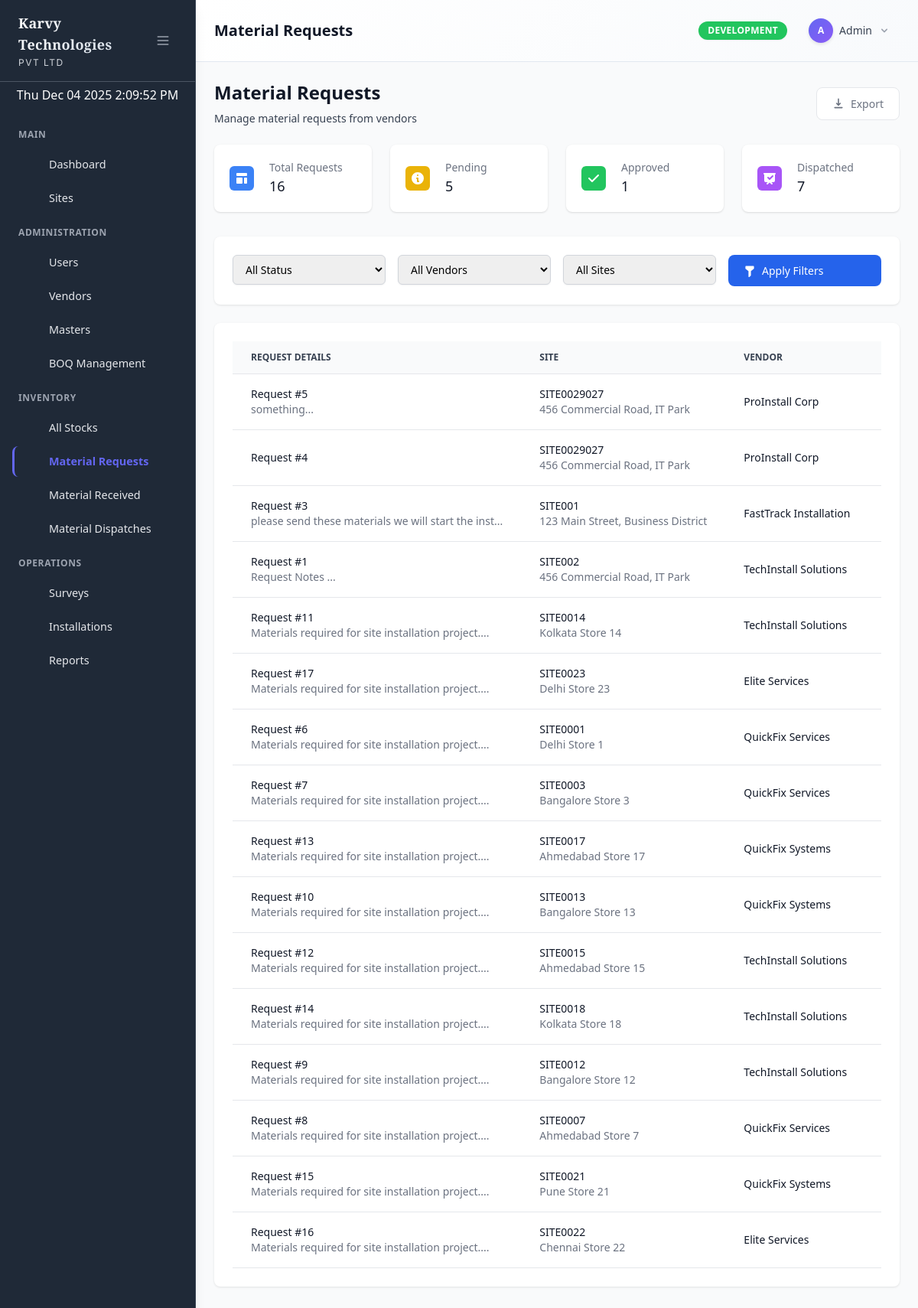
/admin/requests/index.php (signed in), run on the app's committed database.
### tables this page shows
CREATE TABLE `menu_items` (
  `id` int(11) NOT NULL,
  `parent_id` int(11) DEFAULT NULL,
  `title` varchar(100) NOT NULL,
  `icon` varchar(100) DEFAULT NULL,
  `url` varchar(255) DEFAULT NULL,
  `sort_order` int(11) DEFAULT 0,
  `status` enum('active','inactive') DEFAULT 'active',
  `created_at` timestamp NOT NULL DEFAULT current_timestamp(),
  `updated_at` timestamp NOT NULL DEFAULT current_timestamp() ON UPDATE current_timestamp()
);

CREATE TABLE `sites` (
  `id` int(11) NOT NULL,
  `site_id` varchar(255) NOT NULL,
  `store_id` varchar(255) DEFAULT NULL,
  `location` text DEFAULT NULL,
  `city` varchar(60) DEFAULT NULL,
  `city_id` int(11) DEFAULT NULL,
  `state` varchar(60) DEFAULT NULL,
  `state_id` int(11) DEFAULT NULL,
  `country` varchar(60) DEFAULT NULL,
  `country_id` int(11) DEFAULT NULL,
  `branch` varchar(60) DEFAULT NULL,
  `remarks` text DEFAULT NULL,
  `po_number` varchar(255) DEFAULT NULL,
  `po_date` date DEFAULT NULL,
  `customer` varchar(255) DEFAULT NULL,
  `customer_id` int(11) DEFAULT NULL,
  `bank` varchar(255) DEFAULT NULL,
  `bank_id` int(11) DEFAULT NULL,
  `vendor` varchar(255) DEFAULT NULL,
  `activity_status` varchar(100) DEFAULT NULL,
  `is_delegate` tinyint(1) DEFAULT 0,
  `delegated_vendor` varchar(255) DEFAULT NULL,
  `survey_status` tinyint(1) DEFAULT 0,
  `installation_status` tinyint(1) DEFAULT 0,
  `is_material_request_generated` tinyint(1) DEFAULT 0,
  `survey_submission_date` datetime DEFAULT NULL,
  `installation_date` datetime DEFAULT NULL,
  `created_at` datetime DEFAULT current_timestamp(),
  `created_by` varchar(255) DEFAULT NULL,
  `updated_at` datetime DEFAULT current_timestamp() ON UPDATE current_timestamp(),
  `updated_by` varchar(255) DEFAULT NULL
);

CREATE TABLE `material_requests` (
  `id` int(11) NOT NULL,
  `site_id` int(11) NOT NULL,
  `vendor_id` int(11) NOT NULL,
  `survey_id` int(11) DEFAULT NULL,
  `request_date` date NOT NULL,
  `required_date` date DEFAULT NULL,
  `request_notes` text DEFAULT NULL,
  `items` longtext NOT NULL CHECK (json_valid(`items`)),
  `status` enum('draft','pending','approved','dispatched','partially_dispatched','completed','rejected','cancelled') DEFAULT 'pending',
  `processed_by` int(11) DEFAULT NULL,
  `processed_date` datetime DEFAULT NULL,
  `dispatch_details` longtext DEFAULT NULL CHECK (json_valid(`dispatch_details`)),
  `created_date` datetime DEFAULT current_timestamp(),
  `created_at` timestamp NOT NULL DEFAULT current_timestamp(),
  `updated_at` timestamp NOT NULL DEFAULT current_timestamp() ON UPDATE current_timestamp()
);

CREATE TABLE `vendors` (
  `id` int(11) NOT NULL,
  `vendor_code` varchar(50) DEFAULT NULL,
  `mobility_id` varchar(100) DEFAULT NULL,
  `mobility_password` varchar(255) DEFAULT NULL,
  `name` varchar(255) NOT NULL,
  `company_name` varchar(255) DEFAULT NULL,
  `email` varchar(255) DEFAULT NULL,
  `phone` varchar(50) DEFAULT NULL,
  `address` text DEFAULT NULL,
  `bank_name` varchar(255) DEFAULT NULL,
  `account_number` varchar(50) DEFAULT NULL,
  `ifsc_code` varchar(20) DEFAULT NULL,
  `gst_number` varchar(50) DEFAULT NULL,
  `pan_card_number` varchar(20) DEFAULT NULL,
  `aadhaar_number` varchar(20) DEFAULT NULL,
  `msme_number` varchar(50) DEFAULT NULL,
  `esic_number` varchar(50) DEFAULT NULL,
  `pf_number` varchar(50) DEFAULT NULL,
  `pvc_status` enum('Yes','No') DEFAULT 'No',
  `experience_letter_path` varchar(500) DEFAULT NULL,
  `photograph_path` varchar(500) DEFAULT NULL,
  `contact_person` varchar(255) DEFAULT NULL,
  `status` enum('active','inactive') DEFAULT 'active',
  `created_at` timestamp NOT NULL DEFAULT current_timestamp(),
  `updated_at` timestamp NOT NULL DEFAULT current_timestamp() ON UPDATE current_timestamp()
);

### admin/requests/index.php (the view, shortened to what the rows shown need)
<?php
require_once __DIR__ . '/../../models/MaterialRequest.php';
require_once __DIR__ . '/../../models/Site.php';
$materialRequestModel = new MaterialRequest();
$siteModel = new Site();
$page = isset($_GET['page']) ? (int)$_GET['page'] : 1;
$limit = 20;
$filters = [
    'status' => $_GET['status'] ?? '',
    'vendor_id' => $_GET['vendor_id'] ?? '',
    'site_id' => $_GET['site_id'] ?? ''
];
$requestsData = $materialRequestModel->getAllWithPagination($page, $limit, $filters);
$requests = $requestsData['requests'];
$sites = $siteModel->getAllSites();
$title = 'Material Requests';
?>
<div class="flex justify-between items-center mb-6">
    <div>
        <h1 class="text-2xl font-semibold text-gray-900">Material Requests</h1>
    </div>
</div>
<div class="card">
    <div class="card-body">
        <div class="overflow-x-auto">
            <table class="data-table">
                <thead>
                    <tr>
                        <th>Request Details</th>
                        <th>Site</th>
                        <th>Vendor</th>
                        <th>Dates</th>
                    </tr>
                </thead>
                <tbody>
                    <?php if (empty($requests)): ?>
                    <tr>
                        <td colspan="7" class="text-center py-8 text-gray-500">
                            <svg class="mx-auto h-12 w-12 text-gray-400" fill="none" viewBox="0 0 24 24" stroke="currentColor">
                                <path stroke-linecap="round" stroke-linejoin="round" stroke-width="2" d="M20 13V6a2 2 0 00-2-2H6a2 2 0 00-2 2v7m16 0v5a2 2 0 01-2 2H6a2 2 0 01-2-2v-5m16 0h-2.586a1 1 0 00-.707.293l-2.414 2.414a1 1 0 01-.707.293h-2.172a1 1 0 01-.707-.293l-2.414-2.414A1 1 0 009.586 13H7"></path>
                            </svg>
                            <p class="mt-2">No material requests found</p>
                        </td>
                    </tr>
                    <?php else: ?>
                        <?php foreach ($requests as $request): ?>
                        <tr>
                            <td>
                                <div>
                                    <div class="text-sm font-medium text-gray-900">Request #<?php echo $request['id']; ?></div>
                                    <?php if ($request['request_notes']): ?>
                                        <div class="text-sm text-gray-500"><?php echo htmlspecialchars(substr($request['request_notes'], 0, 50)); ?>...</div>
                                    <?php endif; ?>
                                </div>
                            </td>
                            <td>
                                <div>
                                    <div class="text-sm font-medium text-gray-900"><?php echo htmlspecialchars($request['site_code']); ?></div>
                                    <div class="text-sm text-gray-500"><?php echo htmlspecialchars($request['location']); ?></div>
                                </div>
                            </td>
                            <td>
                                <div class="text-sm text-gray-900"><?php echo htmlspecialchars($request['vendor_name']); ?></div>
                            </td>
                            <td>
                            </td>
                        </tr>
                        <?php endforeach; ?>
                    <?php endif; ?>
                </tbody>
            </table>
        </div>
    </div>
</div>
<?php
$content = ob_get_clean();
include __DIR__ . '/../../includes/admin_layout.php';
?>

### includes/admin_layout.php (shortened to what the rows shown need)
<?php
$currentUser = Auth::getCurrentUser();
?>
<!DOCTYPE html>
<html lang="en">
<head>
    <script src="https://cdn.tailwindcss.com"></script>
    <link rel="stylesheet" href="<?php echo url('/assets/css/custom.css'); ?>">
    <link rel="stylesheet" href="<?php echo url('/assets/css/admin.css'); ?>">
</head>
<body class="bg-gray-50">
    <div class="flex h-screen bg-gray-50">
    <div class="admin-sidebar w-64 shadow-lg">
        <div class="flex flex-col h-full">
            <div class="flex items-center justify-between px-6 py-4 border-b border-gray-600">
                <a href="<?php echo url('/admin/dashboard.php'); ?>" class="flex items-center hover:opacity-80 transition-opacity">
                    <div class="sidebar-text">
                        <h1 class="text-lg font-bold text-white karvy-brand">Karvy Technologies</h1>
                    </div>
                </a>
            </div>
            <nav class="flex-1 px-2 py-2 space-y-1 overflow-y-auto">
                <?php
                try {
                    require_once __DIR__ . '/dynamic_sidebar.php';
                    renderDynamicSidebar($currentUser);
                } catch (Exception $e) {
                    echo '<div class="p-4 text-red-500 text-sm">';
                    echo 'Menu system error: ' . htmlspecialchars($e->getMessage());
                    echo '<br><small>Please contact administrator to setup menu permissions.</small>';
                    echo '</div>';
                }
                ?>
            </nav>
        </div>
    </div>
        <div class="main-content flex-1 flex flex-col overflow-hidden bg-gray-50">
            <header class="admin-header">
                <div class="flex items-center justify-between px-6 py-4">
                    <div class="flex items-center">
                        <div class="header-page-title">
                            <h1 class="text-xl font-semibold text-gray-900"><?php echo $title ?? 'Admin Panel'; ?></h1>
                        </div>
                    </div>
                    <div class="flex items-center space-x-4">
                        <div class="relative" id="user-menu">
                            <button id="user-menu-button" onclick="toggleUserDropdown()" class="flex items-center text-sm rounded-full focus:outline-none focus:ring-2 focus:ring-offset-2 focus:ring-blue-500 hover:bg-gray-50 px-3 py-2 rounded-lg transition-colors">
                                <div class="admin-badge w-8 h-8 rounded-full flex items-center justify-center text-white font-bold text-xs">
                                    <?php echo strtoupper(substr($currentUser['username'], 0, 1)); ?>
                                </div>
                                <span class="ml-2 text-gray-700 font-medium"><?php echo htmlspecialchars(ucwords($currentUser['username'])); ?></span>
                                <svg class="ml-2 w-4 h-4 text-gray-400" fill="currentColor" viewBox="0 0 20 20">
                                    <path fill-rule="evenodd" d="M5.293 7.293a1 1 0 011.414 0L10 10.586l3.293-3.293a1 1 0 111.414 1.414l-4 4a1 1 0 01-1.414 0l-4-4a1 1 0 010-1.414z" clip-rule="evenodd"></path>
                                </svg>
                            </button>
                        </div>
                    </div>
                </div>
            </header>
            <main class="flex-1 overflow-y-auto p-6 bg-gray-50">
                <div class="max-w-7xl mx-auto">
                    <?php if (isset($content)) echo $content; ?>
                </div>
            </main>
        </div>
    </div>
</body>
</html>

### includes/dynamic_sidebar.php (shortened to what the rows shown need)
<?php
require_once __DIR__ . '/../models/Menu.php';
function renderDynamicSidebar($currentUser) {
    $menuModel = new Menu();
    $menuItems = $menuModel->getMenuForUser($currentUser['id'], $currentUser['role']);
    $currentUrl = $_SERVER['REQUEST_URI'];
    $sections = [];
    $currentSection = 'Main';
    foreach ($menuItems as $item) {
        if (!$item['url'] && !empty($item['children'])) {
            $currentSection = $item['title'];
            $sections[$currentSection] = $item['children'];
        } else {
            if (!isset($sections[$currentSection])) {
                $sections[$currentSection] = [];
            }
            $sections[$currentSection][] = $item;
        }
    }
    foreach ($sections as $sectionName => $sectionItems) {
        if (!empty($sectionItems)) {
            echo '<div class="menu-section-header"><span class="sidebar-text">' . htmlspecialchars($sectionName) . '</span></div>';
            foreach ($sectionItems as $item) {
                renderMenuItem($item, $currentUrl, 0);
            }
        }
    }
}
function renderMenuItem($item, $currentUrl, $level = 0) {
    $hasChildren = !empty($item['children']);
    $isActive = $item['url'] && strpos($currentUrl, $item['url']) !== false;
    $hasActiveChild = $hasChildren && hasActiveChild($item['children'], $currentUrl);
    $activeClass = ($isActive || $hasActiveChild) ? 'active' : '';
    if ($hasChildren) {
        echo '<div class="relative">';
        echo '<button onclick="toggleSubmenu(\'submenu-' . $item['id'] . '\')" class="sidebar-item w-full flex items-center justify-between ' . $activeClass . '" data-tooltip="' . htmlspecialchars($item['title']) . '">';
        echo '<div class="flex items-center">';
        echo renderMenuIcon($item['icon'], false);
        echo '<span class="sidebar-text">' . htmlspecialchars($item['title']) . '</span>';
        echo '</div>';
        echo '<svg id="arrow-' . $item['id'] . '" class="w-4 h-4 transition-transform duration-200" fill="currentColor" viewBox="0 0 20 20">';
        echo '<path fill-rule="evenodd" d="M5.293 7.293a1 1 0 011.414 0L10 10.586l3.293-3.293a1 1 0 111.414 1.414l-4 4a1 1 0 01-1.414 0l-4-4a1 1 0 010-1.414z" clip-rule="evenodd"></path>';
        echo '</svg>';
        echo '</button>';
        $submenuClass = ($isActive || $hasActiveChild) ? '' : 'hidden';
        echo '<div id="submenu-' . $item['id'] . '" class="' . $submenuClass . ' mt-2 space-y-1">';
        foreach ($item['children'] as $child) {
            renderMenuItem($child, $currentUrl, $level + 1);
        }
        echo '</div>';
        echo '</div>';
    } else {
        $itemClass = $level > 0 ? 'sidebar-subitem' : 'sidebar-item';
        if ($item['url']) {
            echo '<a href="' . url($item['url']) . '" class="' . $itemClass . ' ' . $activeClass . '" data-tooltip="' . htmlspecialchars($item['title']) . '">';
        } else {
            echo '<div class="' . $itemClass . ' ' . $activeClass . '" data-tooltip="' . htmlspecialchars($item['title']) . '">';
        }
        echo renderMenuIcon($item['icon'], $level > 0);
        echo '<span class="sidebar-text">' . htmlspecialchars($item['title']) . '</span>';
        if ($item['url']) {
            echo '</a>';
        } else {
            echo '</div>';
        }
    }
}
function renderMenuIcon($iconName, $isSubitem = false) {
    $iconPath = $icons[$iconName] ?? $icons['dashboard'];
    $iconSize = $isSubitem ? 'w-4 h-4 mr-2' : 'w-5 h-5 mr-3';
    return '<svg class="' . $iconSize . '" fill="currentColor" viewBox="0 0 20 20">' . $iconPath . '</svg>';
}
?>

### data on the page
menu_items: title "Dashboard"
menu_items: title "Sites"
menu_items: title "Users"
menu_items: title "Vendors"
menu_items: title "Masters"
menu_items: title "BOQ Management"
menu_items: title "All Stocks"
menu_items: title "Material Requests"
menu_items: title "Material Received"
menu_items: title "Material Dispatches"
menu_items: title "Surveys"
menu_items: title "Installations"
menu_items: title "Reports"
sites: created_by "A", created_by "Admin"
material_requests: id "5", request_notes "something", site.site_id "SITE0029027", site.location "456 Commercial Road, IT Park", vendors.name "ProInstall Corp"
material_requests: id "4", site.site_id "SITE0029027", site.location "456 Commercial Road, IT Park", vendors.name "ProInstall Corp"
material_requests: id "3", request_notes "please send these materials we will start the inst", site.site_id "SITE001", site.location "123 Main Street, Business District", vendors.name "FastTrack Installation"
material_requests: id "1", request_notes "Request Notes", site.site_id "SITE002", site.location "456 Commercial Road, IT Park", vendors.name "TechInstall Solutions"
material_requests: id "11", request_notes "Materials required for site installation project.", site.site_id "SITE0014", site.location "Kolkata Store 14", vendors.name "TechInstall Solutions"
material_requests: id "17", request_notes "Materials required for site installation project.", site.site_id "SITE0023", site.location "Delhi Store 23", vendors.name "Elite Services"
material_requests: id "6", request_notes "Materials required for site installation project.", site.site_id "SITE0001", site.location "Delhi Store 1", vendors.name "QuickFix Services"
material_requests: id "7", request_notes "Materials required for site installation project.", site.site_id "SITE0003", site.location "Bangalore Store 3", vendors.name "QuickFix Services"
material_requests: id "13", request_notes "Materials required for site installation project.", site.site_id "SITE0017", site.location "Ahmedabad Store 17", vendors.name "QuickFix Systems"
material_requests: id "10", request_notes "Materials required for site installation project.", site.site_id "SITE0013", site.location "Bangalore Store 13", vendors.name "QuickFix Systems"
material_requests: id "12", request_notes "Materials required for site installation project.", site.site_id "SITE0015", site.location "Ahmedabad Store 15", vendors.name "TechInstall Solutions"
material_requests: id "14", request_notes "Materials required for site installation project.", site.site_id "SITE0018", site.location "Kolkata Store 18", vendors.name "TechInstall Solutions"
material_requests: id "9", request_notes "Materials required for site installation project.", site.site_id "SITE0012", site.location "Bangalore Store 12", vendors.name "TechInstall Solutions"
material_requests: id "8", request_notes "Materials required for site installation project.", site.site_id "SITE0007", site.location "Ahmedabad Store 7", vendors.name "QuickFix Services"
material_requests: id "15", request_notes "Materials required for site installation project.", site.site_id "SITE0021", site.location "Pune Store 21", vendors.name "QuickFix Systems"
material_requests: id "16", request_notes "Materials required for site installation project.", site.site_id "SITE0022", site.location "Chennai Store 22", vendors.name "Elite Services"

### other printed values
$sectionName "MAIN"
$sectionName "ADMINISTRATION"
$sectionName "INVENTORY"
$sectionName "OPERATIONS"
$title "Material Requests"
$env "DEVELOPMENT"
$stats['total'] "16"
$stats['pending'] "5"
$stats['approved'] "1"
$stats['dispatched'] "7"
